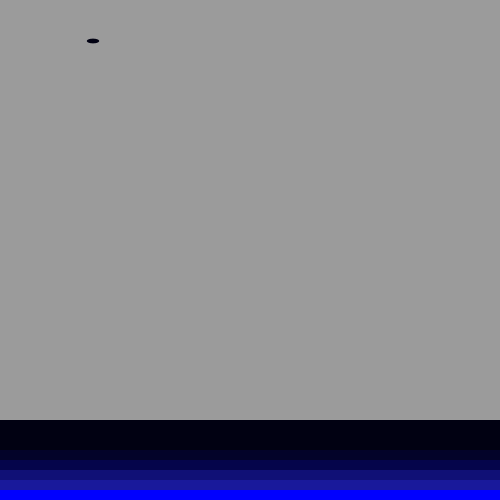
Frame 1 (no input)
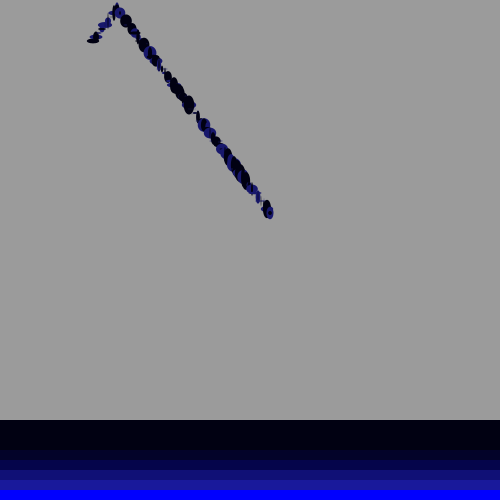
Frame 60 (the mouse pressed at the canvas centre just before this capture)
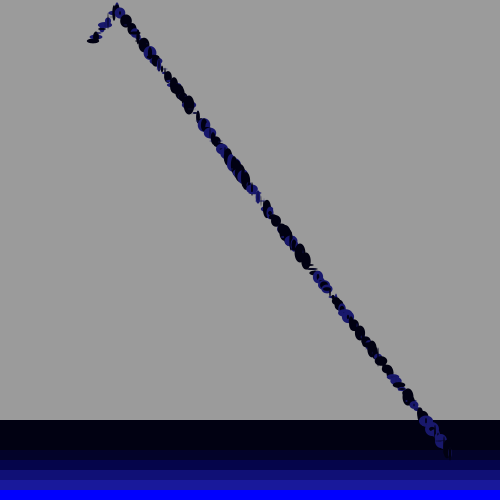
Frame 120 (the mouse held since frame 60 and released just before this capture)

The Processing sketch that drew these frames (run headless with seeded random() and noise(); from frame 60 on, the mouse is pressed at the canvas centre):

// Processing sketch: processing_25309
// ── processing_25309.pde

float a;
float b;
float aspeed = +3;
float bspeed = -4;
   
void setup(){
  size(500,500);
  background(155);
  a=90;
  b=45;
   noStroke();
  fill(0,0,255);
  rect(0,470,500,30);
  fill(25,25,155);
  rect(0,460,500,30);
  fill(16,16,118);
  rect(0,450,500,30);
  fill(5,5,75);
  rect(0,440,500,30);
  fill(3,3,41);
  rect(0,430,500,30);
  fill(1,1,18);
  rect(0,420,500,30);
}
   
void draw(){
     
  if(b >= 500-10){
    bspeed = bspeed * -1;
  }
     
  if (b<=0+10){
  bspeed = bspeed * -1;
}
   
if(a >= 500-10){
    aspeed = aspeed * -1;
  }
     
  if (a<=0+10){
  aspeed = aspeed * -1;
}
     
  a= a + aspeed;
  b= b + bspeed;
 
  fill(24,24,108);
  ellipse(a,b,random(15),random(15));
  fill(1,1,18);
  ellipse(a,b,random(13),random(20));
   
   
}
void mousePressed(){
    fill(1,1,18);
    ellipse(mouseX-10,mouseY-30,20,60);
    fill(16,16,118);
  ellipse(random(0+500),random(280,460),30,150);
  fill(1,1,18);
  ellipse(random(0+500),random(200,460),40,120);
  fill(1,1,18,150);
  ellipse(random(0+500),random(200,460),40,120);
  fill(5,5,75);
  ellipse(random(0+500),random(270,430),40,70);
  fill(1,1,18);
  ellipse(random(0+500),random(280,420),40,30);
  fill(118,118,224);
  ellipse(random(0+500),random(300,450),50,20);
  fill(25,25,155);
  ellipse(random(0+500),random(270,420),40,70);
   
}
